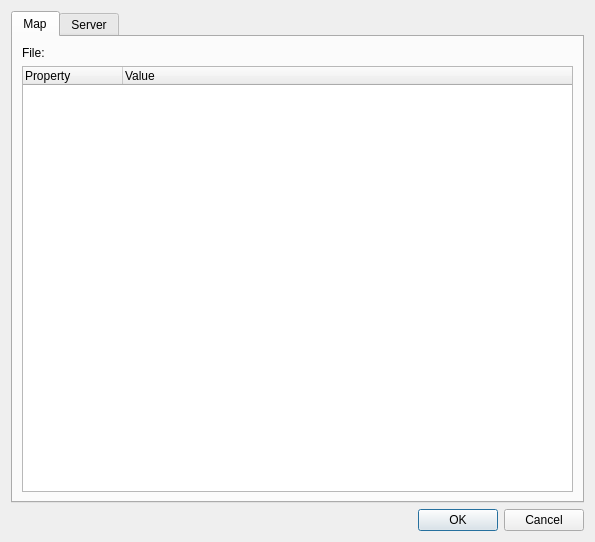
<?xml version="1.0" encoding="UTF-8"?>
<ui version="4.0">
 <class>IDlgMapWmsConfig</class>
 <widget class="QDialog" name="IDlgMapWmsConfig">
  <property name="geometry">
   <rect>
    <x>0</x>
    <y>0</y>
    <width>595</width>
    <height>542</height>
   </rect>
  </property>
  <property name="windowTitle">
   <string>Config WMS</string>
  </property>
  <layout class="QVBoxLayout" name="verticalLayout">
   <item>
    <widget class="QTabWidget" name="tabWidget">
     <property name="currentIndex">
      <number>0</number>
     </property>
     <widget class="QWidget" name="tab">
      <attribute name="title">
       <string>Map</string>
      </attribute>
      <layout class="QVBoxLayout" name="verticalLayout_2">
       <item>
        <widget class="QLabel" name="labelFile">
         <property name="text">
          <string>File:</string>
         </property>
        </widget>
       </item>
       <item>
        <widget class="QTreeWidget" name="treeMapConfig">
         <property name="rootIsDecorated">
          <bool>false</bool>
         </property>
         <property name="itemsExpandable">
          <bool>false</bool>
         </property>
         <property name="expandsOnDoubleClick">
          <bool>false</bool>
         </property>
         <column>
          <property name="text">
           <string>Property</string>
          </property>
         </column>
         <column>
          <property name="text">
           <string>Value</string>
          </property>
         </column>
        </widget>
       </item>
      </layout>
     </widget>
     <widget class="QWidget" name="tab_2">
      <attribute name="title">
       <string>Server</string>
      </attribute>
      <layout class="QVBoxLayout" name="verticalLayout_3">
       <item>
        <widget class="QTextBrowser" name="textCapabilities"/>
       </item>
      </layout>
     </widget>
    </widget>
   </item>
   <item>
    <widget class="QDialogButtonBox" name="buttonBox">
     <property name="orientation">
      <enum>Qt::Horizontal</enum>
     </property>
     <property name="standardButtons">
      <set>QDialogButtonBox::Cancel|QDialogButtonBox::Ok</set>
     </property>
    </widget>
   </item>
  </layout>
 </widget>
 <resources/>
 <connections>
  <connection>
   <sender>buttonBox</sender>
   <signal>accepted()</signal>
   <receiver>IDlgMapWmsConfig</receiver>
   <slot>accept()</slot>
   <hints>
    <hint type="sourcelabel">
     <x>248</x>
     <y>254</y>
    </hint>
    <hint type="destinationlabel">
     <x>157</x>
     <y>274</y>
    </hint>
   </hints>
  </connection>
  <connection>
   <sender>buttonBox</sender>
   <signal>rejected()</signal>
   <receiver>IDlgMapWmsConfig</receiver>
   <slot>reject()</slot>
   <hints>
    <hint type="sourcelabel">
     <x>316</x>
     <y>260</y>
    </hint>
    <hint type="destinationlabel">
     <x>286</x>
     <y>274</y>
    </hint>
   </hints>
  </connection>
 </connections>
</ui>
